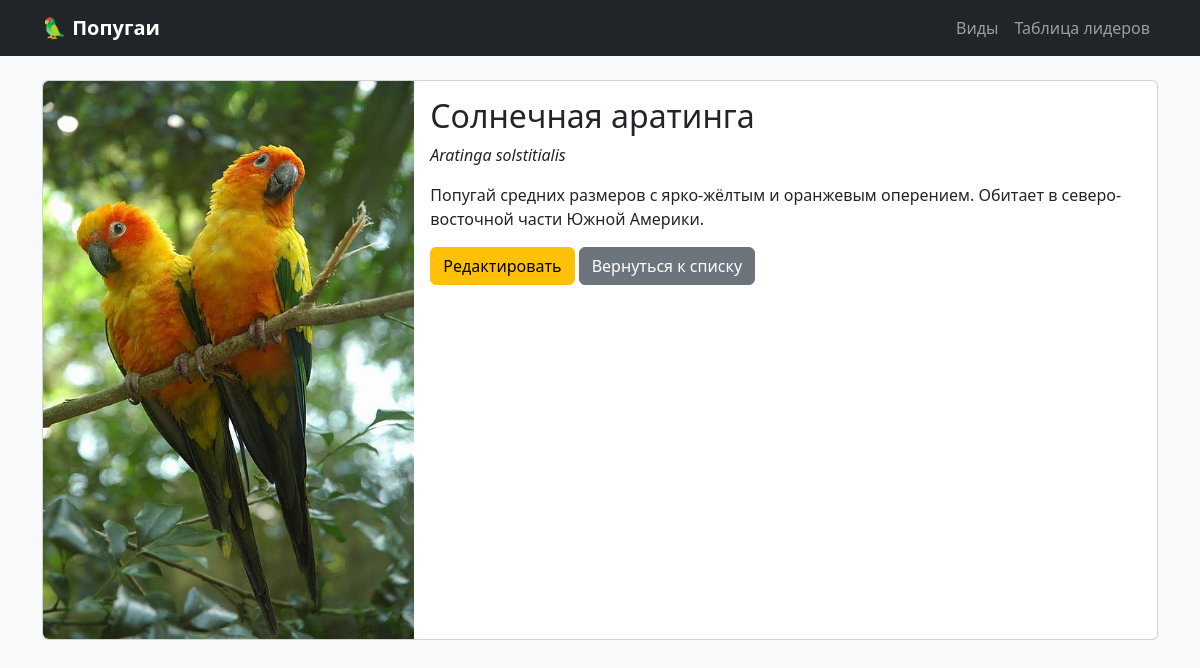
/species/4/, run on the app's committed database.
### quiz/models.py (models this page shows, shortened)
class Species(models.Model):
    name = models.CharField(max_length=100, unique=True)
    scientific_name = models.CharField(max_length=150, blank=True)
    description = models.TextField()
    image_url = models.URLField(blank=True)

### quiz/views.py (the view)
# urls.py: path('species/<int:pk>/', views.species_detail, name='species_detail'),
def species_detail(request, pk):
    species = get_object_or_404(Species, pk=pk)
    return render(request, 'quiz/species_detail.html', {'species': species})

### quiz/templates/quiz/species_detail.html (shortened to what this page needs)
{% extends 'quiz/base.html' %}
{% block content %}
<div class="card">
    <div class="row g-0">
        <div class="col-md-4">
            {% if species.image_url %}
                <img src="{{ species.image_url }}" class="img-fluid rounded-start" alt="{{ species.name }}">
            {% else %}
                <img src="/static/quiz/images/default.jpg" class="img-fluid rounded-start" alt="No image">
            {% endif %}
        </div>
        <div class="col-md-8">
            <div class="card-body">
                <h2 class="card-title">{{ species.name }}</h2>
                <p class="card-text"><em>{{ species.scientific_name }}</em></p>
                <p class="card-text">{{ species.description }}</p>
                <a href="{% url 'quiz:species_edit' species.pk %}" class="btn btn-warning">Редактировать</a>
                <a href="{% url 'quiz:species_list' %}" class="btn btn-secondary">Вернуться к списку</a>
            </div>
        </div>
    </div>
</div>
{% endblock %}

### quiz/templates/static/quiz/styles.css (style rules this page uses)
body { background-color: #f8f9fa; }

### data on the page
Species: image_url (picture), name "Солнечная аратинга", scientific_name "Aratinga solstitialis", description "Попугай средних размеров с ярко-жёлтым и оранжевым оперением. Обитает в северо-восточной части Южной Америки."
